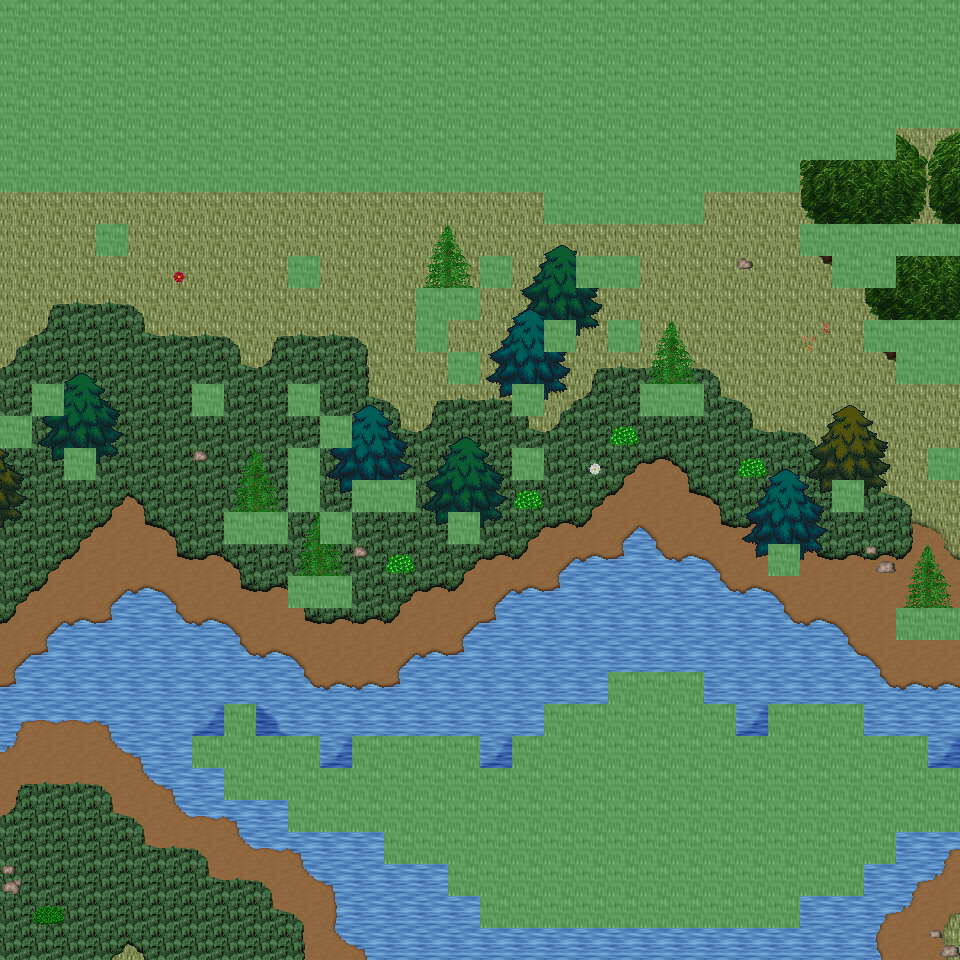

Rendered tile map (Tiled .tmx) drawn with the repository's tilesets; below, a short description and the map source with its tile grids summarised:
An orthogonal 30x30 tile map with 32x32 px tiles, 6 tile layers (Ground, Object, Object2, Above, ...), 48 tilesets and 9 objects (9x mapExit).

<map version="1.0" orientation="orthogonal" renderorder="right-down" width="30" height="30" tilewidth="32" tileheight="32" nextobjectid="10">
  <tileset firstgid="1" name="tileset_ground_ground" tilewidth="32" tileheight="32" tilecount="33" columns="3">
    <image source="../drawable/tileset_ground_ground.png" width="96" height="352" />
  </tileset>
  <tileset firstgid="34" name="tileset_ground_ground_2" tilewidth="32" tileheight="32" tilecount="4" columns="4">
    <image source="../drawable/tileset_ground_ground_2.png" width="128" height="32" />
  </tileset>
  <tileset firstgid="38" name="tileset_ground_ridge_earth_dark" tilewidth="32" tileheight="32" tilecount="96" columns="12">
    <image source="../drawable/tileset_ground_ridge_earth_dark.png" width="384" height="256" />
  </tileset>
  <tileset firstgid="134" name="tileset_plant_grasses" tilewidth="32" tileheight="32" tilecount="6" columns="3">
    <image source="../drawable/tileset_plant_grasses.png" width="96" height="64" />
  </tileset>
  <tileset firstgid="140" name="tileset_plant_bush_bushes" tilewidth="32" tileheight="32" tilecount="10" columns="5">
    <image source="../drawable/tileset_plant_bush_bushes.png" width="160" height="64" />
  </tileset>
  <tileset firstgid="150" name="tileset_plant_flower_daisy_white" tilewidth="32" tileheight="32" tilecount="8" columns="2">
    <image source="../drawable/tileset_plant_flower_daisy_white.png" width="64" height="128" />
  </tileset>
  <tileset firstgid="158" name="tileset_building_fence_fence_chunky" tilewidth="32" tileheight="32" tilecount="21" columns="3">
    <image source="../drawable/tileset_building_fence_fence_chunky.png" width="96" height="224" />
  </tileset>
  <tileset firstgid="179" name="tileset_ground_rock_rocks_2" tilewidth="32" tileheight="32" tilecount="4" columns="2">
    <image source="../drawable/tileset_ground_rock_rocks_2.png" width="64" height="64" />
  </tileset>
  <tileset firstgid="183" name="tileset_building_roof_green" tilewidth="32" tileheight="32" tilecount="20" columns="5">
    <image source="../drawable/tileset_building_roof_green.png" width="160" height="128" />
  </tileset>
  <tileset firstgid="203" name="tileset_building_wall_wall_brown" tilewidth="32" tileheight="32" tilecount="12" columns="3">
    <image source="../drawable/tileset_building_wall_wall_brown.png" width="96" height="128" />
  </tileset>
  <tileset firstgid="215" name="tileset_plant_flower_daisy_red" tilewidth="32" tileheight="32" tilecount="8" columns="2">
    <image source="../drawable/tileset_plant_flower_daisy_red.png" width="64" height="128" />
  </tileset>
  <tileset firstgid="223" name="tileset_item_corpse_huge_animal" tilewidth="32" tileheight="32" tilecount="16" columns="2">
    <image source="../drawable/tileset_item_corpse_huge_animal.png" width="64" height="256" />
  </tileset>
  <tileset firstgid="239" name="tileset_plant_stump_rectangular" tilewidth="32" tileheight="32" tilecount="4" columns="2">
    <image source="../drawable/tileset_plant_stump_rectangular.png" width="64" height="64" />
  </tileset>
  <tileset firstgid="243" name="tileset_ground_rock_pebbles" tilewidth="32" tileheight="32" tilecount="3" columns="1">
    <image source="../drawable/tileset_ground_rock_pebbles.png" width="32" height="96" />
  </tileset>
  <tileset firstgid="246" name="tileset_plant_tree_tree_green" tilewidth="32" tileheight="32" tilecount="88" columns="8">
    <image source="../drawable/tileset_plant_tree_tree_green.png" width="256" height="352" />
  </tileset>
  <tileset firstgid="334" name="tileset_item_pot_dark_barrel" tilewidth="32" tileheight="32" tilecount="2" columns="1">
    <image source="../drawable/tileset_item_pot_dark_barrel.png" width="32" height="64" />
  </tileset>
  <tileset firstgid="336" name="tileset_plant_leaves" tilewidth="32" tileheight="32" tilecount="8" columns="4">
    <image source="../drawable/tileset_plant_leaves.png" width="128" height="64" />
  </tileset>
  <tileset firstgid="344" name="tileset_item_statue_cross" tilewidth="32" tileheight="32" tilecount="1" columns="1">
    <image source="../drawable/tileset_item_statue_cross.png" width="32" height="32" />
  </tileset>
  <tileset firstgid="345" name="tileset_ground_ladder_vertical_dark" tilewidth="32" tileheight="32" tilecount="3" columns="3">
    <image source="../drawable/tileset_ground_ladder_vertical_dark.png" width="96" height="32" />
  </tileset>
  <tileset firstgid="348" name="tileset_furniture_light_dark_torch" tilewidth="32" tileheight="32" tilecount="8" columns="2">
    <image source="../drawable/tileset_furniture_light_dark_torch.png" width="64" height="128" />
  </tileset>
  <tileset firstgid="356" name="tileset_building_door_door_n" tilewidth="32" tileheight="32" tilecount="6" columns="3">
    <image source="../drawable/tileset_building_door_door_n.png" width="96" height="64" />
  </tileset>
  <tileset firstgid="362" name="tileset_building_window_window_long" tilewidth="32" tileheight="32" tilecount="3" columns="3">
    <image source="../drawable/tileset_building_window_window_long.png" width="96" height="32" />
  </tileset>
  <tileset firstgid="365" name="tileset_building_roof_yellow" tilewidth="32" tileheight="32" tilecount="20" columns="5">
    <image source="../drawable/tileset_building_roof_yellow.png" width="160" height="128" />
  </tileset>
  <tileset firstgid="385" name="tileset_plant_vine" tilewidth="32" tileheight="32" tilecount="3" columns="1">
    <image source="../drawable/tileset_plant_vine.png" width="32" height="96" />
  </tileset>
  <tileset firstgid="388" name="tileset_logic_portal" tilewidth="32" tileheight="32" tilecount="24" columns="8">
    <image source="../drawable/tileset_logic_portal.png" width="256" height="96" />
  </tileset>
  <tileset firstgid="412" name="tileset_logic_collision" tilewidth="32" tileheight="32" tilecount="1" columns="1">
    <image source="../drawable/tileset_logic_collision.png" width="32" height="32" />
  </tileset>
  <tileset firstgid="413" name="tileset_logic_protection" tilewidth="32" tileheight="32" tilecount="2" columns="2">
    <image source="../drawable/tileset_logic_protection.png" width="64" height="32" />
  </tileset>
  <tileset firstgid="415" name="tileset_ground_green_paving" tilewidth="32" tileheight="32" tilecount="18" columns="3">
    <image source="../drawable/tileset_ground_green_paving.png" width="96" height="192" />
  </tileset>
  <tileset firstgid="433" name="tileset_ground_grass_2" tilewidth="32" tileheight="32" tilecount="21" columns="3">
    <image source="../drawable/tileset_ground_grass_2.png" width="96" height="224" />
  </tileset>
  <tileset firstgid="454" name="tileset_ground_earth_edges" tilewidth="32" tileheight="32" tilecount="18" columns="6">
    <image source="../drawable/tileset_ground_earth_edges.png" width="192" height="96" />
  </tileset>
  <tileset firstgid="472" name="tileset_ground_grass_corners" tilewidth="32" tileheight="32" tilecount="24" columns="6">
    <image source="../drawable/tileset_ground_grass_corners.png" width="192" height="128" />
  </tileset>
  <tileset firstgid="496" name="tileset_ground_earth_edges_yellowgreen" tilewidth="32" tileheight="32" tilecount="15" columns="5">
    <image source="../drawable/tileset_ground_earth_edges_yellowgreen.png" width="160" height="96" />
  </tileset>
  <tileset firstgid="511" name="tileset_ground_water_pool" tilewidth="32" tileheight="32" tilecount="72" columns="3">
    <image source="../drawable/tileset_ground_water_pool.png" width="96" height="768" />
  </tileset>
  <tileset firstgid="583" name="tileset_building_house_pink_blue" tilewidth="32" tileheight="32" tilecount="99" columns="11">
    <image source="../drawable/tileset_building_house_pink_blue.png" width="352" height="288" />
  </tileset>
  <tileset firstgid="682" name="tileset_plant_flower_foxgloves" tilewidth="32" tileheight="32" tilecount="4" columns="2">
    <image source="../drawable/tileset_plant_flower_foxgloves.png" width="64" height="64" />
  </tileset>
  <tileset firstgid="686" name="tileset_plant_tree_evergreen" tilewidth="32" tileheight="32" tilecount="36" columns="3">
    <image source="../drawable/tileset_plant_tree_evergreen.png" width="96" height="384" />
  </tileset>
  <tileset firstgid="722" name="tileset_plant_tree_spruce" tilewidth="32" tileheight="32" tilecount="6" columns="2">
    <image source="../drawable/tileset_plant_tree_spruce.png" width="64" height="96" />
  </tileset>
  <tileset firstgid="728" name="tileset_plant_bush_large_green" tilewidth="32" tileheight="32" tilecount="9" columns="3">
    <image source="../drawable/tileset_plant_bush_large_green.png" width="96" height="96" />
  </tileset>
  <tileset firstgid="737" name="tileset_plant_stump_hollow_logs" tilewidth="32" tileheight="32" tilecount="6" columns="3">
    <image source="../drawable/tileset_plant_stump_hollow_logs.png" width="96" height="64" />
  </tileset>
  <tileset firstgid="743" name="tileset_plant_stump_small_stump" tilewidth="32" tileheight="32" tilecount="4" columns="2">
    <image source="../drawable/tileset_plant_stump_small_stump.png" width="64" height="64" />
  </tileset>
  <tileset firstgid="747" name="tileset_plant_bush_bush_pinks" tilewidth="32" tileheight="32" tilecount="4" columns="2">
    <image source="../drawable/tileset_plant_bush_bush_pinks.png" width="64" height="64" />
  </tileset>
  <tileset firstgid="751" name="tileset_building_outhouse" tilewidth="32" tileheight="32" tilecount="12" columns="3">
    <image source="../drawable/tileset_building_outhouse.png" width="96" height="128" />
  </tileset>
  <tileset firstgid="763" name="tileset_item_pot_wooden_bins" tilewidth="32" tileheight="32" tilecount="4" columns="2">
    <image source="../drawable/tileset_item_pot_wooden_bins.png" width="64" height="64" />
  </tileset>
  <tileset firstgid="767" name="tileset_ground_dry_grass" tilewidth="32" tileheight="32" tilecount="54" columns="9">
    <image source="../drawable/tileset_ground_dry_grass.png" width="288" height="192" />
  </tileset>
  <tileset firstgid="821" name="tileset_ground_grass_edges" tilewidth="32" tileheight="32" tilecount="36" columns="12">
    <image source="../drawable/tileset_ground_grass_edges.png" width="384" height="96" />
  </tileset>
  <tileset firstgid="857" name="tileset_light_light_1x1" tilewidth="32" tileheight="32" tilecount="3" columns="3">
    <image source="../drawable/tileset_light_light_1x1.png" width="96" height="32" />
  </tileset>
  <tileset firstgid="860" name="tileset_building_huts" tilewidth="32" tileheight="32" tilecount="338" columns="26">
    <image source="../drawable/tileset_building_huts.png" width="832" height="416" />
  </tileset>
  <tileset firstgid="1198" name="tileset_light_door_light" tilewidth="32" tileheight="32" tilecount="12" columns="3">
    <image source="../drawable/tileset_light_door_light.png" width="96" height="128" />
  </tileset>
  <layer name="Ground" width="30" height="30">
    <data>[900 cells, 900 non-empty, 12 distinct tile ids]</data>
  </layer>
  <layer name="Object" width="30" height="30">
    <data>[900 cells, 336 non-empty, 67 distinct tile ids]</data>
  </layer>
  <layer name="Object2" width="30" height="30">
    <data>[900 cells, 6 non-empty, 5 distinct tile ids]</data>
  </layer>
  <layer name="Above" width="30" height="30">
    <data>[900 cells, 64 non-empty, 30 distinct tile ids]</data>
  </layer>
  <layer name="Above2" width="30" height="30">
    <data>[900 cells, 55 non-empty, 17 distinct tile ids]</data>
  </layer>
  <layer name="Walkable" width="30" height="30">
    <data>[900 cells, 343 non-empty, 1 distinct tile ids]</data>
  </layer>
  <objectgroup name="MapEvents">
    <object id="1" name="south" type="mapExit" x="0" y="928" width="960" height="32">
      <properties>
        <property name="map" value="level_0_x121_y9" />
        <property name="x" value="0" />
        <property name="y" value="1" />
      </properties>
    </object>
    <object id="2" name="west" type="mapExit" x="0" y="192" width="32" height="224">
      <properties>
        <property name="map" value="level_0_x120_y8" />
        <property name="x" value="28" />
        <property name="y" value="6" />
      </properties>
    </object>
    <object id="3" name="west2" type="mapExit" x="0" y="448" width="32" height="512">
      <properties>
        <property name="map" value="level_0_x120_y8" />
        <property name="x" value="28" />
        <property name="y" value="14" />
      </properties>
    </object>
    <object id="4" name="east" type="mapExit" x="928" y="128" width="32" height="96">
      <properties>
        <property name="map" value="level_0_x122_y8" />
        <property name="x" value="1" />
        <property name="y" value="4" />
      </properties>
    </object>
    <object id="5" name="east2" type="mapExit" x="928" y="256" width="32" height="64">
      <properties>
        <property name="map" value="level_0_x122_y8" />
        <property name="x" value="1" />
        <property name="y" value="8" />
      </properties>
    </object>
    <object id="6" name="east3" type="mapExit" x="928" y="384" width="32" height="64">
      <properties>
        <property name="map" value="level_0_x122_y8" />
        <property name="x" value="1" />
        <property name="y" value="12" />
      </properties>
    </object>
    <object id="7" name="east4" type="mapExit" x="928" y="480" width="32" height="128">
      <properties>
        <property name="map" value="level_0_x122_y8" />
        <property name="x" value="1" />
        <property name="y" value="15" />
      </properties>
    </object>
    <object id="8" name="east5" type="mapExit" x="928" y="640" width="32" height="128">
      <properties>
        <property name="map" value="level_0_x122_y8" />
        <property name="x" value="1" />
        <property name="y" value="20" />
      </properties>
    </object>
    <object id="9" name="east6" type="mapExit" x="928" y="832" width="32" height="128">
      <properties>
        <property name="map" value="level_0_x122_y8" />
        <property name="x" value="1" />
        <property name="y" value="26" />
      </properties>
    </object>
  </objectgroup>
</map>
